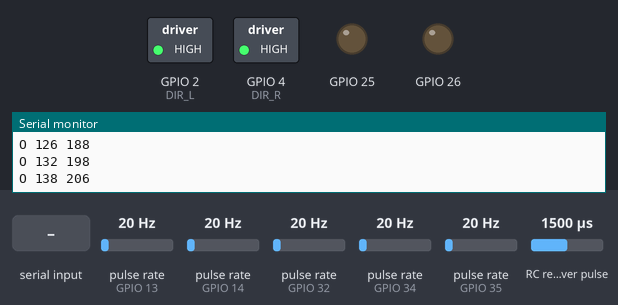
Bench run of a sketch on a simulated ESP32. Shown: switched loads named in the sketch (green lamp = pin HIGH), output pins drawn as LEDs (lit = HIGH), the last lines printed to the serial monitor. Wiring (inferred from the names in the program): 5 × pulse sensor: data GPIO 13 / data GPIO 14 / data GPIO 32 / data GPIO 34 / data GPIO 35; RC receiver channel: data GPIO 27. The inputs (shaded band) are chosen by the test bench; at power-on: pulse rate (sensors on GPIO 13, GPIO 14, GPIO 32, GPIO 34, GPIO 35) 20 Hz, RC receiver pulse 1500 µs.

Above: at 1.2 s.
1.3 s: "V  45\n" received over Serial
At 1.6 s:
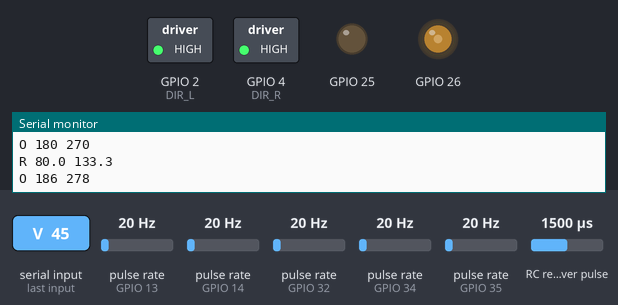
2.8 s: "S\n" received over Serial
At 3.7 s:
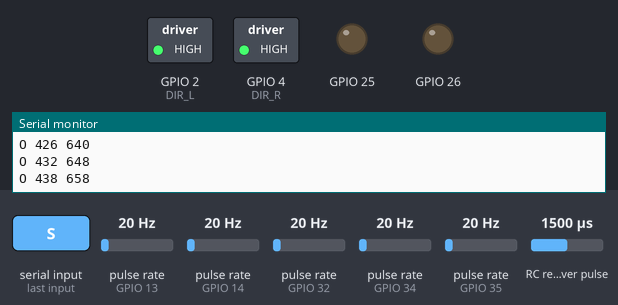
Timing chart, 0 to 5.8 s (numbered marks = the images above; inputs shaded):
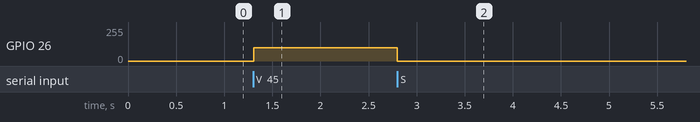

Measured:
- after the input at 1.3 s, GPIO 26: 0/255 → 100/255 at once
- after the input at 2.8 s, GPIO 26: 100/255 → 0/255 at once

The sketch:

esp32_motor_controller.ino
```cpp
#include "driver/dac.h"

// ── Hall sensors ───────────────────────────────────────────────────────────
#define HALL_LA 32
#define HALL_LB 34
#define HALL_LC 35
#define HALL_RA 13
#define HALL_RB 14
#define HALL_RC 27

// ── DAC channels ───────────────────────────────────────────────────────────
// GPIO25 = DAC_CHANNEL_1 → LEFT  motor throttle
// GPIO26 = DAC_CHANNEL_2 → RIGHT motor throttle
#define THROTTLE_L DAC_CHANNEL_1   // GPIO25
#define THROTTLE_R DAC_CHANNEL_2   // GPIO26

// ── Direction pins ─────────────────────────────────────────────────────────
// LOW = reverse (active-LOW: controller pulls pin to 5V internally;
//                pulling to GND activates reverse)
// HIGH (or floating) = forward
#define DIR_L 2    // GPIO2 → left motor controller reverse pin
#define DIR_R 4    // GPIO4 → right motor controller reverse pin

// ── DAC range (hub-motor ESC throttle) ─────────────────────────────────────
// 104 ≈ neutral/stop, 100 = min speed, 120 = max speed
// Sign of the command determines direction via DIR_L / DIR_R.
#define DAC_MIN    100
#define DAC_MAX    120
#define POLE_PAIRS  15
// CHANGE mode: both edges on 3 phases → POLE_PAIRS × 6 ticks/rev
#define TICKS_PER_REV (POLE_PAIRS * 6)

// ── Ramp parameters ────────────────────────────────────────────────────────
#define RAMP_STEP  1    // 1 DAC unit per cycle
#define RAMP_MS    20   // 20 ms → ~200 ms ramp from stop to full speed

// ── Odometry counters (signed: + forward, − reverse) ──────────────────────
volatile long     leftTicks   = 0;
volatile long     rightTicks  = 0;
volatile uint32_t leftPulses  = 0;   // magnitude only, for RPM
volatile uint32_t rightPulses = 0;

// Direction flags updated in setDAC(); read inside ISRs
volatile bool leftReverse  = false;
volatile bool rightReverse = false;

void IRAM_ATTR leftISR() {
  if (leftReverse) leftTicks--; else leftTicks++;
  leftPulses++;
}
void IRAM_ATTR rightISR() {
  if (rightReverse) rightTicks--; else rightTicks++;
  rightPulses++;
}

int      targetL  = 0, targetR  = 0;
int      currentL = 0, currentR = 0;
uint32_t lastRamp  = 0;
uint32_t lastPrint = 0;

// ── DAC + direction output ─────────────────────────────────────────────────
// value < 0  → reverse (DIR HIGH), throttle = abs(value)
// value = 0  → coast/stop (DAC = 0, direction LOW)
// value > 0  → forward (DIR LOW), throttle = value
void setDAC(int l, int r) {
  // Update direction flags (read by ISRs)
  leftReverse  = (l < 0);
  rightReverse = (r < 0);

  digitalWrite(DIR_L, leftReverse  ? LOW : HIGH);   // active-LOW: LOW = reverse
  digitalWrite(DIR_R, rightReverse ? LOW : HIGH);

  if (l == 0) dac_output_voltage(THROTTLE_L, 0);
  else        dac_output_voltage(THROTTLE_L, constrain(abs(l), DAC_MIN, DAC_MAX));

  if (r == 0) dac_output_voltage(THROTTLE_R, 0);
  else        dac_output_voltage(THROTTLE_R, constrain(abs(r), DAC_MIN, DAC_MAX));
}

// ── Smooth ramp ─────────────────────────────────────────────────────────────
// Signed: positive = forward DAC, negative = reverse DAC.
// Passes through 0 when crossing zero (natural motor stop before direction flip).
int rampToward(int current, int target) {
  if (target == 0) return 0;                          // stop immediately

  if (current == 0 && target > 0) return  DAC_MIN;   // jump-start forward
  if (current == 0 && target < 0) return -DAC_MIN;   // jump-start reverse

  if (current < target) return min(current + RAMP_STEP, target);
  if (current > target) return max(current - RAMP_STEP, target);
  return current;
}

void setup() {
  Serial.begin(115200);
  Serial.setTimeout(50);

  // Hall sensor inputs
  pinMode(HALL_LA, INPUT); pinMode(HALL_LB, INPUT); pinMode(HALL_LC, INPUT);
  pinMode(HALL_RA, INPUT); pinMode(HALL_RB, INPUT); pinMode(HALL_RC, INPUT);

  // CHANGE interrupt per phase per wheel (3 phases × both edges = 90 ticks/rev)
  attachInterrupt(digitalPinToInterrupt(HALL_LA), leftISR,  CHANGE);
  attachInterrupt(digitalPinToInterrupt(HALL_LB), leftISR,  CHANGE);
  attachInterrupt(digitalPinToInterrupt(HALL_LC), leftISR,  CHANGE);
  attachInterrupt(digitalPinToInterrupt(HALL_RA), rightISR, CHANGE);
  attachInterrupt(digitalPinToInterrupt(HALL_RB), rightISR, CHANGE);
  attachInterrupt(digitalPinToInterrupt(HALL_RC), rightISR, CHANGE);

  // Direction pins — default forward (HIGH = forward, LOW = reverse active-LOW)
  pinMode(DIR_L, OUTPUT); digitalWrite(DIR_L, HIGH);
  pinMode(DIR_R, OUTPUT); digitalWrite(DIR_R, HIGH);

  dac_output_enable(THROTTLE_L);
  dac_output_enable(THROTTLE_R);
  setDAC(0, 0);

  Serial.println("ARGO MINI READY");
}

void loop() {
  uint32_t now = millis();

  // ── Serial command parser ─────────────────────────────────────────────────
  // "V <left> <right>"  — signed DAC values; negative = reverse
  // "S"                 — emergency stop
  if (Serial.available()) {
    String line = Serial.readStringUntil('\n');
    line.trim();

    if (line.startsWith("V ")) {
      int spaceIdx = line.indexOf(' ', 2);
      if (spaceIdx > 0) {
        targetL = line.substring(2, spaceIdx).toInt();
        targetR = line.substring(spaceIdx + 1).toInt();
      }
    } else if (line == "S") {
      targetL = 0; targetR = 0;
      currentL = 0; currentR = 0;
      setDAC(0, 0);
      Serial.println("STOP");
    }
  }

  // ── Smooth ramp every RAMP_MS ─────────────────────────────────────────────
  if (now - lastRamp >= RAMP_MS) {
    currentL = rampToward(currentL, targetL);
    currentR = rampToward(currentR, targetR);
    setDAC(currentL, currentR);
    lastRamp = now;
  }

  // ── Odometry publish at 20 Hz ─────────────────────────────────────────────
  if (now - lastPrint >= 50) {
    float elapsed = (now - lastPrint) / 1000.0f;

    noInterrupts();
    uint32_t lp = leftPulses;  leftPulses  = 0;
    uint32_t rp = rightPulses; rightPulses = 0;
    long lt = leftTicks;
    long rt = rightTicks;
    interrupts();

    float lRPM = (lp / elapsed) * 60.0f / TICKS_PER_REV;
    float rRPM = (rp / elapsed) * 60.0f / TICKS_PER_REV;

    // Signed ticks: positive = forward, negative = reverse
    Serial.printf("O %ld %ld\n", lt, rt);

    if (now % 500 < 50) {
      Serial.printf("R %.1f %.1f\n", lRPM, rRPM);
    }

    lastPrint = now;
  }
}
```
